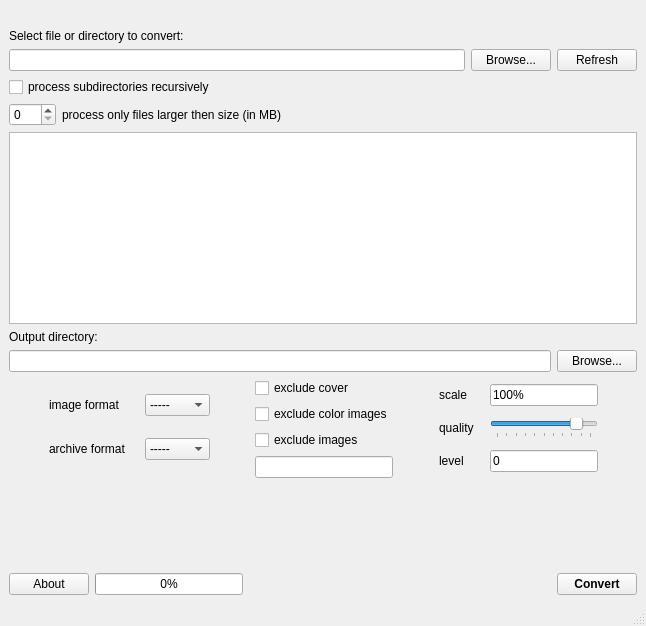
<?xml version="1.0" encoding="UTF-8"?>
<ui version="4.0">
 <class>MainWindow</class>
 <widget class="QMainWindow" name="MainWindow">
  <property name="geometry">
   <rect>
    <x>0</x>
    <y>0</y>
    <width>646</width>
    <height>626</height>
   </rect>
  </property>
  <property name="windowTitle">
   <string>comic-convert</string>
  </property>
  <widget class="QWidget" name="centralwidget">
   <layout class="QVBoxLayout" name="verticalLayout_5">
    <item>
     <widget class="QLabel" name="label_9">
      <property name="text">
       <string>&lt;!DOCTYPE HTML PUBLIC &quot;-//W3C//DTD HTML 4.0//EN&quot; &quot;http://www.w3.org/TR/REC-html40/strict.dtd&quot;&gt;
&lt;html&gt;&lt;head&gt;&lt;meta name=&quot;qrichtext&quot; content=&quot;1&quot; /&gt;&lt;style type=&quot;text/css&quot;&gt;
p, li { white-space: pre-wrap; }
&lt;/style&gt;&lt;/head&gt;&lt;body style=&quot; font-family:'Sans Serif'; font-size:9pt; font-weight:400; font-style:normal;&quot;&gt;
&lt;p style=&quot; margin-top:0px; margin-bottom:0px; margin-left:0px; margin-right:0px; -qt-block-indent:0; text-indent:0px;&quot;&gt;&lt;img src=&quot;:/res/stripzona.gif&quot; /&gt;&lt;/p&gt;&lt;/body&gt;&lt;/html&gt;</string>
      </property>
     </widget>
    </item>
    <item>
     <widget class="QLabel" name="label_7">
      <property name="text">
       <string>Select file or directory to convert:</string>
      </property>
     </widget>
    </item>
    <item>
     <layout class="QVBoxLayout" name="verticalLayout_2">
      <item>
       <layout class="QHBoxLayout" name="horizontalLayout_7">
        <item>
         <layout class="QHBoxLayout" name="horizontalLayout_8">
          <item>
           <widget class="QLineEdit" name="lineEdit">
            <property name="sizePolicy">
             <sizepolicy hsizetype="Expanding" vsizetype="Maximum">
              <horstretch>0</horstretch>
              <verstretch>0</verstretch>
             </sizepolicy>
            </property>
            <property name="minimumSize">
             <size>
              <width>0</width>
              <height>0</height>
             </size>
            </property>
            <property name="toolTip">
             <string>&lt;!DOCTYPE HTML PUBLIC &quot;-//W3C//DTD HTML 4.0//EN&quot; &quot;http://www.w3.org/TR/REC-html40/strict.dtd&quot;&gt;
&lt;html&gt;&lt;head&gt;&lt;meta name=&quot;qrichtext&quot; content=&quot;1&quot; /&gt;&lt;style type=&quot;text/css&quot;&gt;
p, li { white-space: pre-wrap; }
&lt;/style&gt;&lt;/head&gt;&lt;body style=&quot; font-family:'Sans Serif'; font-size:9pt; font-weight:400; font-style:normal;&quot;&gt;
&lt;p style=&quot; margin-top:0px; margin-bottom:0px; margin-left:0px; margin-right:0px; -qt-block-indent:0; text-indent:0px;&quot;&gt;You can use wildcard&lt;/p&gt;
&lt;p style=&quot; margin-top:0px; margin-bottom:0px; margin-left:0px; margin-right:0px; -qt-block-indent:0; text-indent:0px;&quot;&gt;e.g. &lt;span style=&quot; font-weight:600;&quot;&gt;*.cbr&lt;/span&gt;&lt;/p&gt;&lt;/body&gt;&lt;/html&gt;</string>
            </property>
           </widget>
          </item>
         </layout>
        </item>
        <item>
         <layout class="QHBoxLayout" name="horizontalLayout_5">
          <item>
           <widget class="QPushButton" name="pushButton">
            <property name="text">
             <string>Browse...</string>
            </property>
           </widget>
          </item>
          <item>
           <widget class="QPushButton" name="pushButton_3">
            <property name="text">
             <string>Refresh</string>
            </property>
           </widget>
          </item>
         </layout>
        </item>
       </layout>
      </item>
      <item>
       <widget class="QCheckBox" name="checkBox">
        <property name="text">
         <string>process subdirectories recursively</string>
        </property>
       </widget>
      </item>
      <item>
       <layout class="QHBoxLayout" name="horizontalLayout_6">
        <item>
         <widget class="QSpinBox" name="spinBox">
          <property name="maximumSize">
           <size>
            <width>16777215</width>
            <height>16777215</height>
           </size>
          </property>
          <property name="maximum">
           <number>500</number>
          </property>
         </widget>
        </item>
        <item>
         <widget class="QLabel" name="label_3">
          <property name="sizePolicy">
           <sizepolicy hsizetype="Expanding" vsizetype="Preferred">
            <horstretch>0</horstretch>
            <verstretch>0</verstretch>
           </sizepolicy>
          </property>
          <property name="text">
           <string>process only files larger then size (in MB)</string>
          </property>
         </widget>
        </item>
       </layout>
      </item>
     </layout>
    </item>
    <item>
     <widget class="QListWidget" name="listWidget"/>
    </item>
    <item>
     <widget class="QLabel" name="label_8">
      <property name="text">
       <string>Output directory:</string>
      </property>
     </widget>
    </item>
    <item>
     <layout class="QHBoxLayout" name="horizontalLayout_11">
      <item>
       <widget class="QLineEdit" name="lineEdit_5">
        <property name="toolTip">
         <string>&lt;!DOCTYPE HTML PUBLIC &quot;-//W3C//DTD HTML 4.0//EN&quot; &quot;http://www.w3.org/TR/REC-html40/strict.dtd&quot;&gt;
&lt;html&gt;&lt;head&gt;&lt;meta name=&quot;qrichtext&quot; content=&quot;1&quot; /&gt;&lt;style type=&quot;text/css&quot;&gt;
p, li { white-space: pre-wrap; }
&lt;/style&gt;&lt;/head&gt;&lt;body style=&quot; font-family:'Sans Serif'; font-size:9pt; font-weight:400; font-style:normal;&quot;&gt;
&lt;p style=&quot; margin-top:0px; margin-bottom:0px; margin-left:0px; margin-right:0px; -qt-block-indent:0; text-indent:0px;&quot;&gt;Default is &lt;span style=&quot; font-weight:600;&quot;&gt;_converted&lt;/span&gt;&lt;/p&gt;
&lt;p style=&quot; margin-top:0px; margin-bottom:0px; margin-left:0px; margin-right:0px; -qt-block-indent:0; text-indent:0px;&quot;&gt;in proccesed directory&lt;/p&gt;&lt;/body&gt;&lt;/html&gt;</string>
        </property>
       </widget>
      </item>
      <item>
       <widget class="QPushButton" name="pushButton_4">
        <property name="text">
         <string>Browse...</string>
        </property>
       </widget>
      </item>
     </layout>
    </item>
    <item>
     <layout class="QHBoxLayout" name="horizontalLayout_12">
      <item>
       <spacer name="horizontalSpacer_4">
        <property name="orientation">
         <enum>Qt::Horizontal</enum>
        </property>
        <property name="sizeHint" stdset="0">
         <size>
          <width>18</width>
          <height>20</height>
         </size>
        </property>
       </spacer>
      </item>
      <item>
       <layout class="QVBoxLayout" name="verticalLayout_3">
        <item>
         <layout class="QHBoxLayout" name="horizontalLayout_9">
          <item>
           <widget class="QLabel" name="label">
            <property name="minimumSize">
             <size>
              <width>90</width>
              <height>0</height>
             </size>
            </property>
            <property name="text">
             <string>image format</string>
            </property>
           </widget>
          </item>
          <item>
           <widget class="QComboBox" name="comboBox">
            <property name="minimumSize">
             <size>
              <width>0</width>
              <height>0</height>
             </size>
            </property>
            <item>
             <property name="text">
              <string>-----</string>
             </property>
            </item>
            <item>
             <property name="text">
              <string notr="true">bmp-4</string>
             </property>
            </item>
            <item>
             <property name="text">
              <string notr="true">bmp-8</string>
             </property>
            </item>
            <item>
             <property name="text">
              <string notr="true">jpeg</string>
             </property>
            </item>
            <item>
             <property name="text">
              <string notr="true">png</string>
             </property>
            </item>
           </widget>
          </item>
         </layout>
        </item>
        <item>
         <layout class="QHBoxLayout" name="horizontalLayout_4">
          <item>
           <widget class="QLabel" name="label_2">
            <property name="minimumSize">
             <size>
              <width>90</width>
              <height>0</height>
             </size>
            </property>
            <property name="text">
             <string>archive format</string>
            </property>
           </widget>
          </item>
          <item>
           <widget class="QComboBox" name="comboBox_2">
            <property name="minimumSize">
             <size>
              <width>0</width>
              <height>0</height>
             </size>
            </property>
            <item>
             <property name="text">
              <string>-----</string>
             </property>
            </item>
            <item>
             <property name="text">
              <string notr="true">rar</string>
             </property>
            </item>
            <item>
             <property name="text">
              <string notr="true">zip</string>
             </property>
            </item>
           </widget>
          </item>
         </layout>
        </item>
       </layout>
      </item>
      <item>
       <spacer name="horizontalSpacer">
        <property name="orientation">
         <enum>Qt::Horizontal</enum>
        </property>
        <property name="sizeHint" stdset="0">
         <size>
          <width>18</width>
          <height>20</height>
         </size>
        </property>
       </spacer>
      </item>
      <item>
       <layout class="QVBoxLayout" name="verticalLayout">
        <item>
         <widget class="QCheckBox" name="checkBox_2">
          <property name="toolTip">
           <string>Excludes comic book cover page</string>
          </property>
          <property name="text">
           <string>exclude cover</string>
          </property>
         </widget>
        </item>
        <item>
         <widget class="QCheckBox" name="checkBox_3">
          <property name="toolTip">
           <string>Excludes images with RGB colorspace</string>
          </property>
          <property name="text">
           <string>exclude color images</string>
          </property>
         </widget>
        </item>
        <item>
         <widget class="QCheckBox" name="checkBox_4">
          <property name="toolTip">
           <string>&lt;!DOCTYPE HTML PUBLIC &quot;-//W3C//DTD HTML 4.0//EN&quot; &quot;http://www.w3.org/TR/REC-html40/strict.dtd&quot;&gt;
&lt;html&gt;&lt;head&gt;&lt;meta name=&quot;qrichtext&quot; content=&quot;1&quot; /&gt;&lt;style type=&quot;text/css&quot;&gt;
p, li { white-space: pre-wrap; }
&lt;/style&gt;&lt;/head&gt;&lt;body style=&quot; font-family:'Sans Serif'; font-size:9pt; font-weight:400; font-style:normal;&quot;&gt;
&lt;p style=&quot; margin-top:0px; margin-bottom:0px; margin-left:0px; margin-right:0px; -qt-block-indent:0; text-indent:0px;&quot;&gt;Comma separated list&lt;/p&gt;
&lt;p style=&quot; margin-top:0px; margin-bottom:0px; margin-left:0px; margin-right:0px; -qt-block-indent:0; text-indent:0px;&quot;&gt;e.g. &lt;span style=&quot; font-weight:600;&quot;&gt;0,2,13&lt;/span&gt;&lt;/p&gt;&lt;/body&gt;&lt;/html&gt;</string>
          </property>
          <property name="text">
           <string>exclude images</string>
          </property>
         </widget>
        </item>
        <item>
         <widget class="QLineEdit" name="lineEdit_2">
          <property name="enabled">
           <bool>true</bool>
          </property>
         </widget>
        </item>
       </layout>
      </item>
      <item>
       <spacer name="horizontalSpacer_3">
        <property name="orientation">
         <enum>Qt::Horizontal</enum>
        </property>
        <property name="sizeHint" stdset="0">
         <size>
          <width>18</width>
          <height>20</height>
         </size>
        </property>
       </spacer>
      </item>
      <item>
       <layout class="QVBoxLayout" name="verticalLayout_4">
        <item>
         <layout class="QHBoxLayout" name="horizontalLayout">
          <item>
           <widget class="QLabel" name="label_4">
            <property name="minimumSize">
             <size>
              <width>45</width>
              <height>0</height>
             </size>
            </property>
            <property name="toolTip">
             <string>scale the image</string>
            </property>
            <property name="text">
             <string>scale</string>
            </property>
           </widget>
          </item>
          <item>
           <widget class="QLineEdit" name="lineEdit_3">
            <property name="minimumSize">
             <size>
              <width>0</width>
              <height>0</height>
             </size>
            </property>
            <property name="toolTip">
             <string>&lt;!DOCTYPE HTML PUBLIC &quot;-//W3C//DTD HTML 4.0//EN&quot; &quot;http://www.w3.org/TR/REC-html40/strict.dtd&quot;&gt;
&lt;html&gt;&lt;head&gt;&lt;meta name=&quot;qrichtext&quot; content=&quot;1&quot; /&gt;&lt;style type=&quot;text/css&quot;&gt;
p, li { white-space: pre-wrap; }
&lt;/style&gt;&lt;/head&gt;&lt;body style=&quot; font-family:'Sans Serif'; font-size:9pt; font-weight:400; font-style:normal;&quot;&gt;
&lt;p style=&quot; margin-top:0px; margin-bottom:0px; margin-left:0px; margin-right:0px; -qt-block-indent:0; text-indent:0px;&quot;&gt;scale images, you can use percents&lt;/p&gt;
&lt;p style=&quot; margin-top:0px; margin-bottom:0px; margin-left:0px; margin-right:0px; -qt-block-indent:0; text-indent:0px;&quot;&gt;e.g. &lt;span style=&quot; font-weight:600;&quot;&gt;80%&lt;/span&gt;&lt;/p&gt;
&lt;p style=&quot; margin-top:0px; margin-bottom:0px; margin-left:0px; margin-right:0px; -qt-block-indent:0; text-indent:0px;&quot;&gt;image geometry&lt;/p&gt;
&lt;p style=&quot; margin-top:0px; margin-bottom:0px; margin-left:0px; margin-right:0px; -qt-block-indent:0; text-indent:0px;&quot;&gt;e.g. &lt;span style=&quot; font-weight:600;&quot;&gt;1600x1200&lt;/span&gt;&lt;/p&gt;
&lt;p style=&quot; margin-top:0px; margin-bottom:0px; margin-left:0px; margin-right:0px; -qt-block-indent:0; text-indent:0px;&quot;&gt;or just image width&lt;/p&gt;
&lt;p style=&quot; margin-top:0px; margin-bottom:0px; margin-left:0px; margin-right:0px; -qt-block-indent:0; text-indent:0px;&quot;&gt;e.g. &lt;span style=&quot; font-weight:600;&quot;&gt;1200&lt;/span&gt;&lt;/p&gt;&lt;/body&gt;&lt;/html&gt;</string>
            </property>
            <property name="text">
             <string>100%</string>
            </property>
           </widget>
          </item>
         </layout>
        </item>
        <item>
         <layout class="QHBoxLayout" name="horizontalLayout_2">
          <item>
           <widget class="QLabel" name="label_5">
            <property name="minimumSize">
             <size>
              <width>45</width>
              <height>0</height>
             </size>
            </property>
            <property name="toolTip">
             <string>image quality</string>
            </property>
            <property name="text">
             <string>quality</string>
            </property>
           </widget>
          </item>
          <item>
           <widget class="QSlider" name="horizontalSlider">
            <property name="minimumSize">
             <size>
              <width>0</width>
              <height>0</height>
             </size>
            </property>
            <property name="toolTip">
             <string>Image quality,
affects JPEG and PNG</string>
            </property>
            <property name="maximum">
             <number>100</number>
            </property>
            <property name="value">
             <number>85</number>
            </property>
            <property name="orientation">
             <enum>Qt::Horizontal</enum>
            </property>
            <property name="tickPosition">
             <enum>QSlider::TicksBelow</enum>
            </property>
           </widget>
          </item>
         </layout>
        </item>
        <item>
         <layout class="QHBoxLayout" name="horizontalLayout_3">
          <item>
           <widget class="QLabel" name="label_6">
            <property name="minimumSize">
             <size>
              <width>45</width>
              <height>0</height>
             </size>
            </property>
            <property name="toolTip">
             <string>adjust the level of image contrast</string>
            </property>
            <property name="text">
             <string>level</string>
            </property>
           </widget>
          </item>
          <item>
           <widget class="QLineEdit" name="lineEdit_4">
            <property name="minimumSize">
             <size>
              <width>0</width>
              <height>0</height>
             </size>
            </property>
            <property name="toolTip">
             <string>Adjust the level of image contrast</string>
            </property>
            <property name="text">
             <string>0</string>
            </property>
           </widget>
          </item>
         </layout>
        </item>
       </layout>
      </item>
      <item>
       <spacer name="horizontalSpacer_5">
        <property name="orientation">
         <enum>Qt::Horizontal</enum>
        </property>
        <property name="sizeHint" stdset="0">
         <size>
          <width>18</width>
          <height>20</height>
         </size>
        </property>
       </spacer>
      </item>
     </layout>
    </item>
    <item>
     <spacer name="verticalSpacer">
      <property name="orientation">
       <enum>Qt::Vertical</enum>
      </property>
      <property name="sizeHint" stdset="0">
       <size>
        <width>20</width>
        <height>56</height>
       </size>
      </property>
     </spacer>
    </item>
    <item>
     <layout class="QHBoxLayout" name="horizontalLayout_10">
      <item>
       <widget class="QPushButton" name="pushButton_5">
        <property name="text">
         <string>About</string>
        </property>
       </widget>
      </item>
      <item>
       <widget class="QProgressBar" name="progressBar">
        <property name="value">
         <number>0</number>
        </property>
       </widget>
      </item>
      <item>
       <spacer name="horizontalSpacer_2">
        <property name="orientation">
         <enum>Qt::Horizontal</enum>
        </property>
        <property name="sizeHint" stdset="0">
         <size>
          <width>308</width>
          <height>20</height>
         </size>
        </property>
       </spacer>
      </item>
      <item>
       <widget class="QPushButton" name="pushButton_2">
        <property name="font">
         <font>
          <weight>75</weight>
          <bold>true</bold>
         </font>
        </property>
        <property name="text">
         <string>Convert</string>
        </property>
       </widget>
      </item>
     </layout>
    </item>
   </layout>
  </widget>
  <widget class="QStatusBar" name="statusbar"/>
 </widget>
 <resources>
  <include location="comic-convert.qrc"/>
 </resources>
 <connections/>
</ui>
